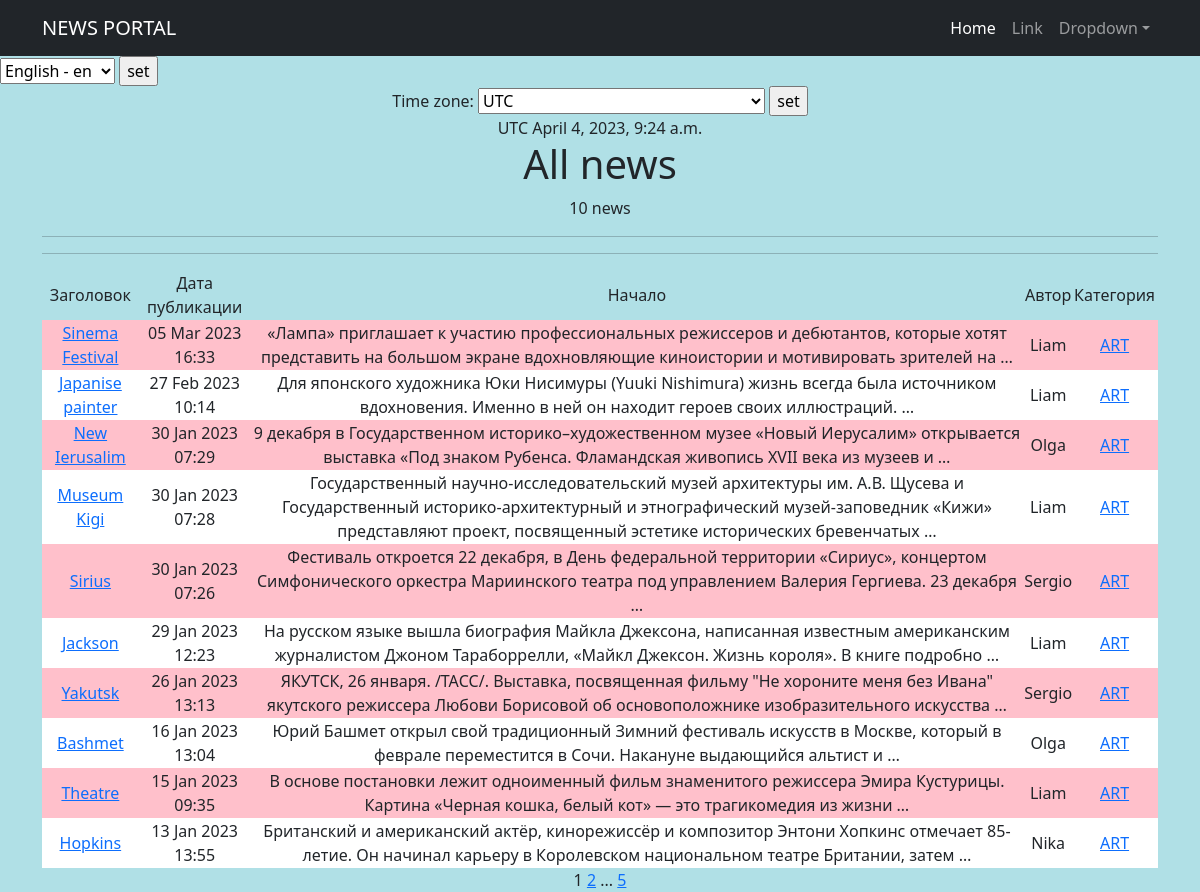
Before: /news/ with the older database file.
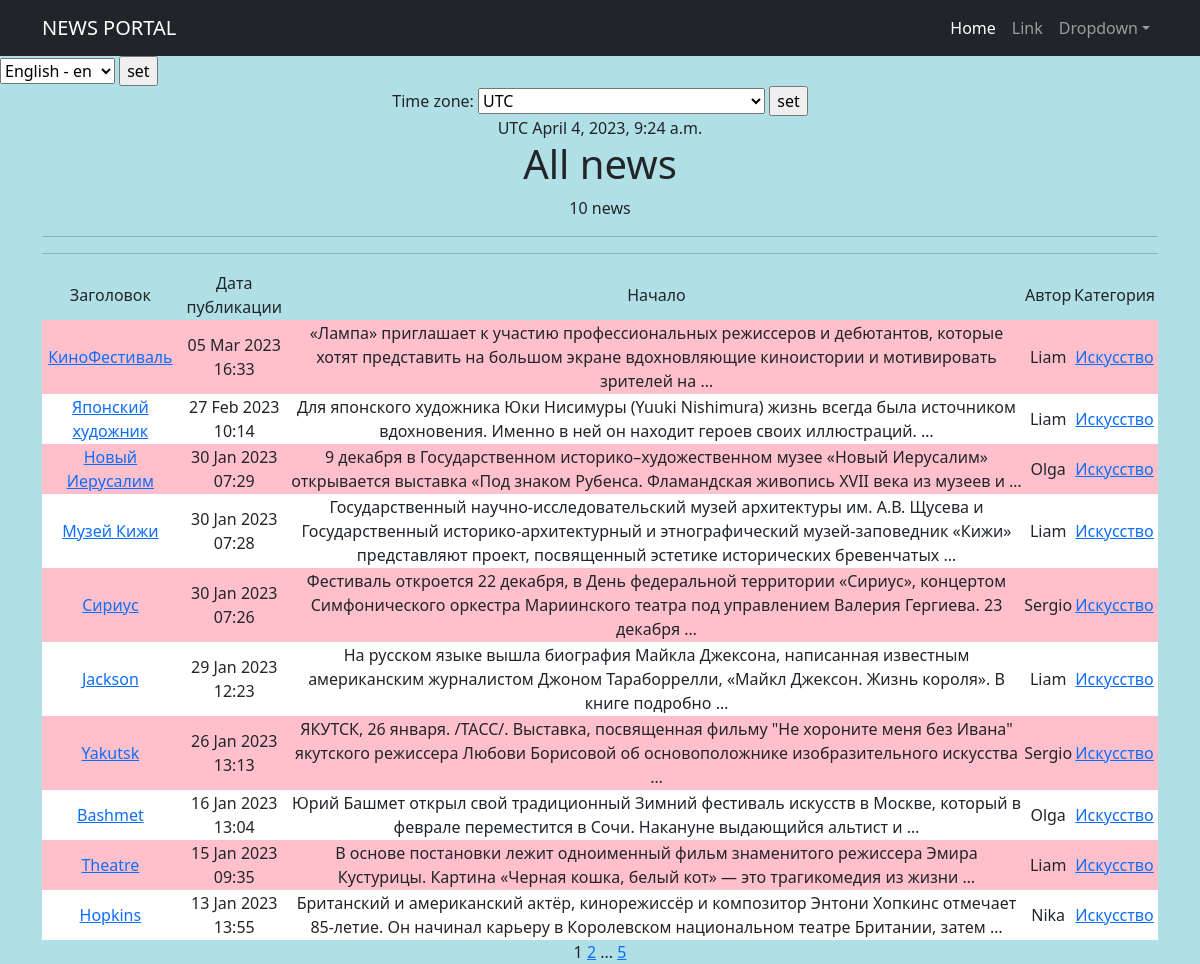
After: the same page with the newer database file.
### news/models.py (models this page shows, shortened)
class Post(models.Model):
    author = models.ForeignKey(Author, on_delete=models.CASCADE)
    NEWS = 'NW'
    ARTICLE = 'AR'
    CATEGORY_CHOICES = (
        (NEWS, "Новость"),
        (ARTICLE, "Статья"),
    )
    categoryType = models.CharField(max_length=2, choices=CATEGORY_CHOICES, default=ARTICLE)
    dateCreation = models.DateTimeField(auto_now_add=True)
    postCategory = models.ManyToManyField(Category, through="PostCategory")
    title = models.CharField(max_length=128)
    text = models.TextField()
    rating = models.IntegerField(default=0)

class Category(models.Model):
    name = models.CharField(max_length=64, unique=True)
    subscribers = models.ManyToManyField(User, related_name='categories')
    def __str__(self):
        return self.name
    class Meta:
        verbose_name = 'Категория'
        verbose_name_plural = 'Категории'
        ordering = ['-name']

class Author(models.Model):
    authorUser = models.OneToOneField(User, on_delete=models.CASCADE)
    ratingAuthor = models.IntegerField(default=0)

### news/views.py (the view, shortened to what this page needs)
# urls.py: path('', NewsList.as_view(), name='post_list'),
class NewsList(ListView):
    model = Post
    ordering = '-dateCreation'
    template_name = 'flatpages/news.html'
    context_object_name = 'news'
    paginate_by = 10
    def get_context_data(self, **kwargs):
        context = super().get_context_data(**kwargs)
        context['time_create'] = Post.dateCreation
        context['timezones'] = pytz.common_timezones
        context['current_time'] = timezone.now()
        context['next_new'] = None
        return context

### news/templatetags/post_filters.py (called while the page is built)
@register.filter()
def censor(value):
    bad_words = ('карнишон', 'тупой', 'склизкий')
    if not isinstance(value, str):
        raise TypeError(f"unresolved type '{type(value)}' expected type 'str'")
    for word in value.split():
        if word.lower() in bad_words:
            value = value.replace(word, f"{word[0]}{'*'*(len(word) -1)}")
    return value

### templates/flatpages/news.html (shortened to what this page needs)
{% extends 'flatpages/default.html' %}
{% load i18n %}
{% load tz %}
{% load post_filters %}
{% load post_tags %}
{% block content %}
{% get_current_timezone as TIME_ZONE %}
<form action="" method="POST">
    <label for='timezone'>{% trans "Time zone:" %} </label>
    <select name="timezone">
        {% for tz in timezones %}
        <option value="{{ tz }}" {% if tz == TIME_ZONE %} selected {% endif %}>{{ tz }}</option>
        {% endfor %}
    </select>
    <input type="submit" value="set">
</form>
{{ TIME_ZONE }}
{{ current_time|timezone:TIME_ZONE }}
    <h1>{% trans "All news" %}</h1>
    <tr><h7>{{ news|length }} {% trans "news" %}</h7></tr>
    <hr>
    {% if news %}
    <hr>
        <table>
            <tr>
                <td>{% trans "Заголовок" %}</td>
                <td>{% trans "Дата публикации" %}</td>
                <td>{% trans "Начало" %}</td>
                <td>{% trans "Автор" %}</td>
                <td>{% trans "Категория" %}</td>
            </tr>
                {% for new in news %}
                    <tr style="background-color: {% cycle 'pink' 'white' %}">
                        <td><a href="{% url 'post_detail' new.id %}">{{ new.title|censor }}</a></td>
                        <td>{{ new.dateCreation|date:'d M Y H:i' }}</td>
                        <td>{{ new.text|truncatewords:20|censor }}</td>
                        <td>{{ new.author.authorUser.username }}</td>
                        <td>
                            {% for category in new.postCategory.all %}
                            <a href="{% url 'category_list' category.id %}">{{ category }}</a>
                            {% endfor %}
                        </td>
                        <td>
                        </td>
                    </tr>
                {% endfor %}
        </table>
    {% else %}
        <h2>{% trans "Новостей нет" %}</h2>
    {% endif %}
    {{ page_obj.number }}
    {% if page_obj.has_next %}
        <a href="?page={{ page_obj.next_page_number }}">{{ page_obj.next_page_number }}</a>
        {% if paginator.num_pages != page_obj.next_page_number %}
            ...
            <a href="?page={{ page_obj.paginator.num_pages }}">{{ page_obj.paginator.num_pages }}</a>
        {% endif %}
    {% endif %}
{% endblock content %}

Changed rows visible on the page:
changed Post: title|censor "Sinema Festival" → "КиноФестиваль"
changed Category: name "ART" → "Искусство"
changed Post: title|censor "Japanise painter" → "Японский художник"
changed Post: title|censor "New Ierusalim" → "Новый Иерусалим"
changed Post: title|censor "Museum Kigi" → "Музей Кижи"
changed Post: title|censor "Sirius" → "Сириус"
